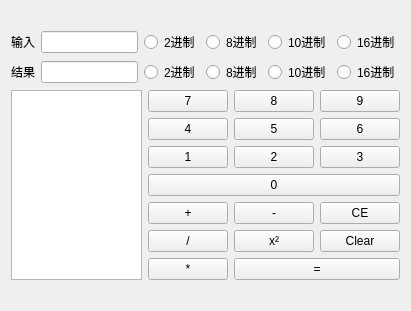
<?xml version="1.0" encoding="UTF-8"?>
<ui version="4.0">
 <class>MainWindow</class>
 <widget class="QMainWindow" name="MainWindow">
  <property name="geometry">
   <rect>
    <x>0</x>
    <y>0</y>
    <width>411</width>
    <height>311</height>
   </rect>
  </property>
  <property name="windowTitle">
   <string>MainWindow</string>
  </property>
  <widget class="QWidget" name="centralWidget">
   <layout class="QGridLayout" name="gridLayout_4">
    <item row="0" column="0">
     <layout class="QGridLayout" name="gridLayout_3">
      <item row="0" column="0" colspan="2">
       <layout class="QVBoxLayout" name="verticalLayout">
        <item>
         <layout class="QHBoxLayout" name="horizontalLayout">
          <item>
           <widget class="QLabel" name="label_input">
            <property name="text">
             <string>输入</string>
            </property>
           </widget>
          </item>
          <item>
           <widget class="QLineEdit" name="lineEdit_input"/>
          </item>
          <item>
           <widget class="QRadioButton" name="radioButton">
            <property name="text">
             <string>2进制</string>
            </property>
           </widget>
          </item>
          <item>
           <widget class="QRadioButton" name="radioButton_2">
            <property name="text">
             <string>8进制</string>
            </property>
           </widget>
          </item>
          <item>
           <widget class="QRadioButton" name="radioButton_3">
            <property name="text">
             <string>10进制</string>
            </property>
           </widget>
          </item>
          <item>
           <widget class="QRadioButton" name="radioButton_7">
            <property name="text">
             <string>16进制</string>
            </property>
           </widget>
          </item>
         </layout>
        </item>
        <item>
         <layout class="QHBoxLayout" name="horizontalLayout_2">
          <item>
           <widget class="QLabel" name="label_output">
            <property name="text">
             <string>结果</string>
            </property>
           </widget>
          </item>
          <item>
           <widget class="QLineEdit" name="lineEdit_output"/>
          </item>
          <item>
           <widget class="QRadioButton" name="radioButton_4">
            <property name="text">
             <string>2进制</string>
            </property>
           </widget>
          </item>
          <item>
           <widget class="QRadioButton" name="radioButton_5">
            <property name="text">
             <string>8进制</string>
            </property>
           </widget>
          </item>
          <item>
           <widget class="QRadioButton" name="radioButton_6">
            <property name="text">
             <string>10进制</string>
            </property>
           </widget>
          </item>
          <item>
           <widget class="QRadioButton" name="radioButton_8">
            <property name="text">
             <string>16进制</string>
            </property>
           </widget>
          </item>
         </layout>
        </item>
       </layout>
      </item>
      <item row="1" column="0" rowspan="2">
       <widget class="QPlainTextEdit" name="edit_show"/>
      </item>
      <item row="1" column="1">
       <layout class="QGridLayout" name="gridLayout">
        <item row="2" column="0">
         <widget class="QPushButton" name="num1">
          <property name="text">
           <string>1</string>
          </property>
         </widget>
        </item>
        <item row="0" column="1">
         <widget class="QPushButton" name="num8">
          <property name="text">
           <string>8</string>
          </property>
         </widget>
        </item>
        <item row="0" column="2">
         <widget class="QPushButton" name="num9">
          <property name="text">
           <string>9</string>
          </property>
         </widget>
        </item>
        <item row="1" column="1">
         <widget class="QPushButton" name="num5">
          <property name="text">
           <string>5</string>
          </property>
         </widget>
        </item>
        <item row="0" column="0">
         <widget class="QPushButton" name="num7">
          <property name="text">
           <string>7</string>
          </property>
         </widget>
        </item>
        <item row="1" column="0">
         <widget class="QPushButton" name="num4">
          <property name="text">
           <string>4</string>
          </property>
         </widget>
        </item>
        <item row="1" column="2">
         <widget class="QPushButton" name="num6">
          <property name="text">
           <string>6</string>
          </property>
         </widget>
        </item>
        <item row="2" column="1">
         <widget class="QPushButton" name="num2">
          <property name="text">
           <string>2</string>
          </property>
         </widget>
        </item>
        <item row="2" column="2">
         <widget class="QPushButton" name="num3">
          <property name="text">
           <string>3</string>
          </property>
         </widget>
        </item>
        <item row="3" column="0" colspan="3">
         <widget class="QPushButton" name="num0">
          <property name="text">
           <string>0</string>
          </property>
         </widget>
        </item>
       </layout>
      </item>
      <item row="2" column="1">
       <layout class="QGridLayout" name="gridLayout_2">
        <item row="1" column="0">
         <widget class="QPushButton" name="shang">
          <property name="text">
           <string>/</string>
          </property>
         </widget>
        </item>
        <item row="1" column="1">
         <widget class="QPushButton" name="pingfang">
          <property name="text">
           <string>x²</string>
          </property>
         </widget>
        </item>
        <item row="0" column="1">
         <widget class="QPushButton" name="jian">
          <property name="text">
           <string>-</string>
          </property>
         </widget>
        </item>
        <item row="0" column="0">
         <widget class="QPushButton" name="jia">
          <property name="text">
           <string>+</string>
          </property>
         </widget>
        </item>
        <item row="2" column="1" colspan="2">
         <widget class="QPushButton" name="equal">
          <property name="text">
           <string>=</string>
          </property>
         </widget>
        </item>
        <item row="2" column="0">
         <widget class="QPushButton" name="chengfa">
          <property name="text">
           <string>*</string>
          </property>
         </widget>
        </item>
        <item row="1" column="2">
         <widget class="QPushButton" name="btn_clear">
          <property name="text">
           <string>Clear</string>
          </property>
         </widget>
        </item>
        <item row="0" column="2">
         <widget class="QPushButton" name="qingchu">
          <property name="text">
           <string>CE</string>
          </property>
         </widget>
        </item>
       </layout>
      </item>
     </layout>
    </item>
   </layout>
  </widget>
 </widget>
 <layoutdefault spacing="6" margin="11"/>
 <resources/>
 <connections/>
</ui>
